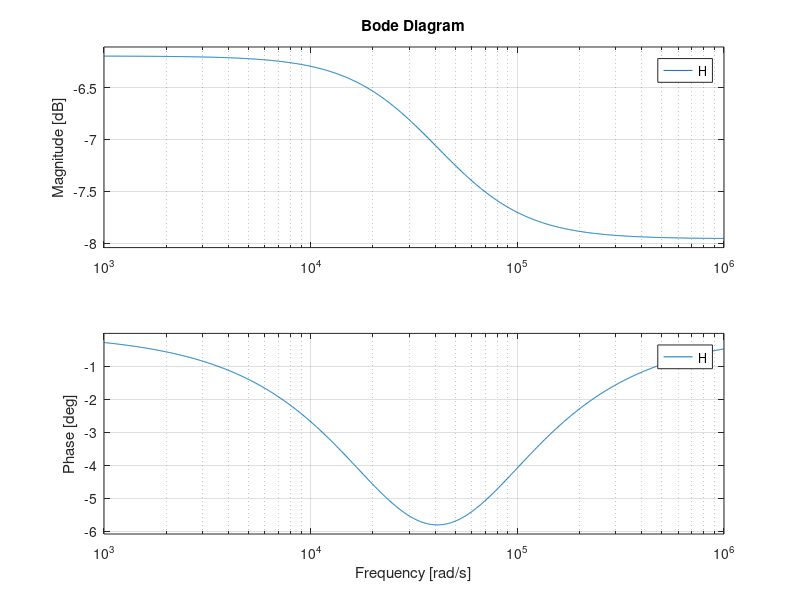

Reproduce this figure in MATLAB.
%% ==== The Randles Equivalent electrochemical circuit ====

Rel = 0.4; Rct = 0.09; Cdl = 0.0003;
H = tf([Rel*Rct*Cdl, Rel+Rct],[Rct*Cdl, 1]); % the transfer function
nyquist(H)
bode(H)